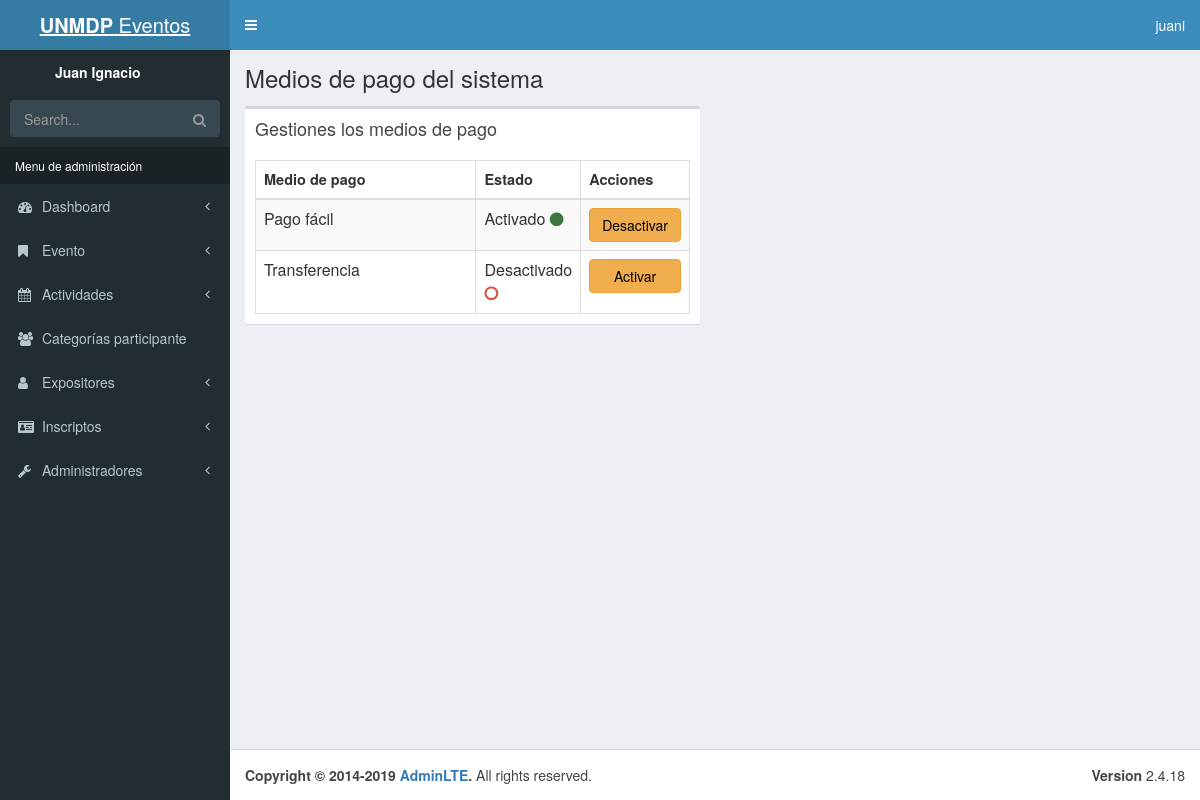
Page /admin/medios-pago.php (signed in) on the committed database.
### tables this page shows
CREATE TABLE medios_pago(
    id_pago int NOT NULL AUTO_INCREMENT,
    nombre varchar(30) NOT NULL,
    estado TINYINT not NULL,
    PRIMARY KEY(id_pago)
);

### admin/medios-pago.php (the view, shortened to what this page needs)
<?php
  include_once 'templates/header.php';
?>
<body class="hold-transition skin-blue sidebar-mini">
<div class="wrapper">
  <?php
      include_once 'templates/barra.php';
  ?>
<?php
  include_once 'templates/navegacion.php';
?>
  <div class="content-wrapper">
    <section class="content-header">
      <h1>
        Medios de pago del sistema
      </h1>
    </section>
    <section class="content">
      <div class="row">
        <div class="col-xs-6">
            <div class="box">
              <div class="box-header">
                <h3 class="box-title">Gestiones los medios de pago</h3>
              </div>
              <div class="box-body">
                <table id="registros" class="table table-bordered table-striped">
                  <thead>
                  <tr>
                    <th>Medio de pago</th>
                    <th class="col-lg-2">Estado</th>
                    <th class="col-xs-2">Acciones</th>
                  </tr>
                  </thead>
                  <tbody>
                  <?php
                  try{
                    include_once 'funciones/funciones.php';
                    $sql= "
                    SELECT m.id_pago, m.nombre, m.estado
                    FROM medios_pago m
                    ORDER BY m.estado DESC";
                    $tuplas= $db->query($sql);
                  }catch(Exception $e){
                    echo "Error: " . $e->getMessage();
                  }
                  while ($medio= $tuplas->fetch_assoc()){
                  ?>
                  <tr>
                    <td><?php echo $medio['nombre']; ?></td>
                    <td> <?php
                      if($medio['estado']){
                        echo "Activado  "; ?><i class="fa fa-circle text-success"></i>
                        </td>
                        <td>
                          <button type="button" id="btn-pago" data="0" class="btn btn-block btn-warning" style="width:100%; color:black">Desactivar</button>
                        </td>
                        <?php
                      }else{
                        echo "Desactivado  ";  ?><i class="fa fa-circle-o text-red"></i>
                        <td>
                          <button type="button" id="btn-pago" data="1" class="btn btn-block btn-warning" style="width:100%; color:black">Activar</button>
                        </td>
                        <?php
                      }
                      ?>
                    </td>
                  </tr>
                  <?php
                  }
                  ?>
                </table>
              </div>
            </div>
        </div>
      </div>
    </section>
  </div>
<?php
  include_once 'templates/footer.php';
?>

### admin/css/admin.css (style rules this page uses)
table td { font-size: 16px; }
table th { font-size: 14.5px; }
td .btn { margin-top: 0px; }

### rows in the picture
medios_pago: nombre "Pago fácil", estado "Activado"
medios_pago: nombre "Transferencia", estado "Desactivado"

### other values in the picture
$_SESSION['usuario'] "juani"
$_SESSION['nombre'] "Juan Ignacio"
